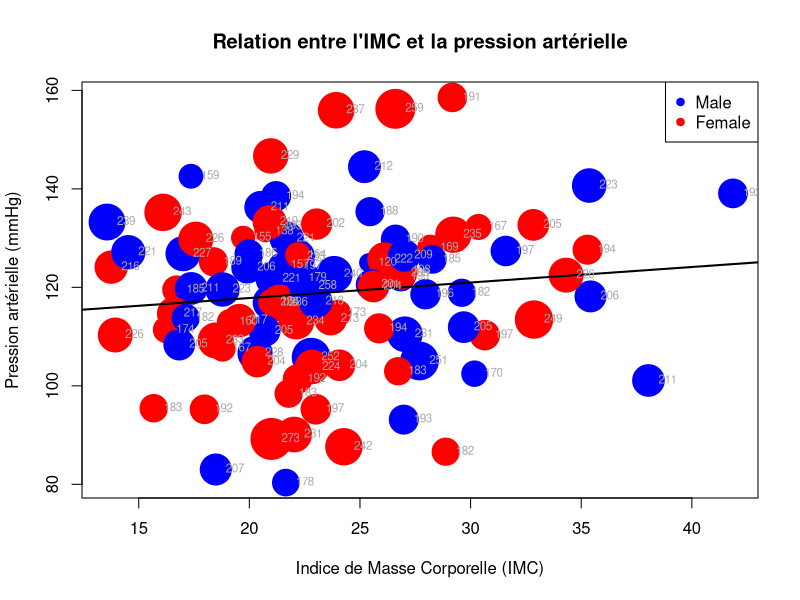

Generate this figure with R:
# Créer un jeu de données fictif
set.seed(123)
health_data <- data.frame(
  age = rnorm(100, mean = 40, sd = 10),
  weight = rnorm(100, mean = 70, sd = 15),
  height = rnorm(100, mean = 170, sd = 10),
  gender = sample(c("Male", "Female"), 100, replace = TRUE),
  blood_pressure = rnorm(100, mean = 120, sd = 15),
  cholesterol = rnorm(100, mean = 200, sd = 30)
)

# Calculer l'IMC
health_data$BMI <- health_data$weight / (health_data$height / 100)^2

# Définir les couleurs et les tailles en fonction du sexe et du cholestérol
colors <- ifelse(health_data$gender == "Male", "blue", "red")
sizes <- health_data$cholesterol / 50  # Ajuster la taille pour une meilleure visibilité

# Créer le graphique
plot(health_data$BMI, health_data$blood_pressure, col = colors, pch = 19,
     cex = sizes, xlab = "Indice de Masse Corporelle (IMC)",
     ylab = "Pression artérielle (mmHg)",
     main = "Relation entre l'IMC et la pression artérielle",
     xlim = range(health_data$BMI), ylim = range(health_data$blood_pressure))

# Ajouter une légende
legend("topright", legend = c("Male", "Female"), col = c("blue", "red"), pch = 19)

# Ajouter une courbe de régression
model <- lm(blood_pressure ~ BMI, data = health_data)
abline(model, col = "black", lwd = 2)

# Ajouter du texte pour indiquer le niveau de cholestérol
text(health_data$BMI, health_data$blood_pressure, labels = round(health_data$cholesterol),
     pos = 4, cex = 0.7, col = "darkgrey")
